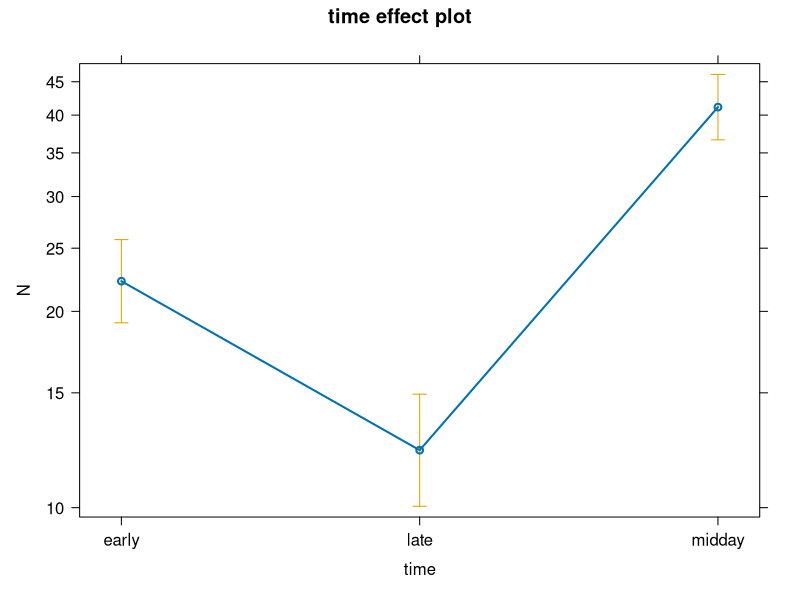
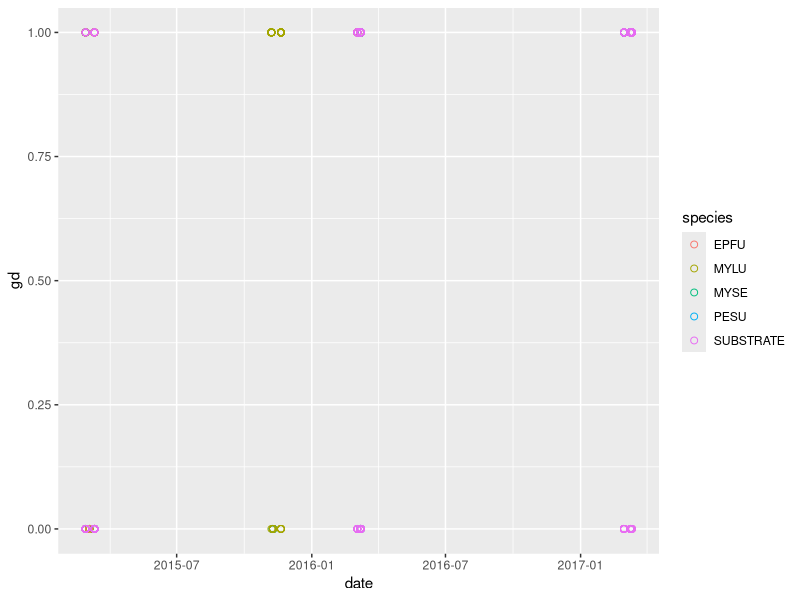
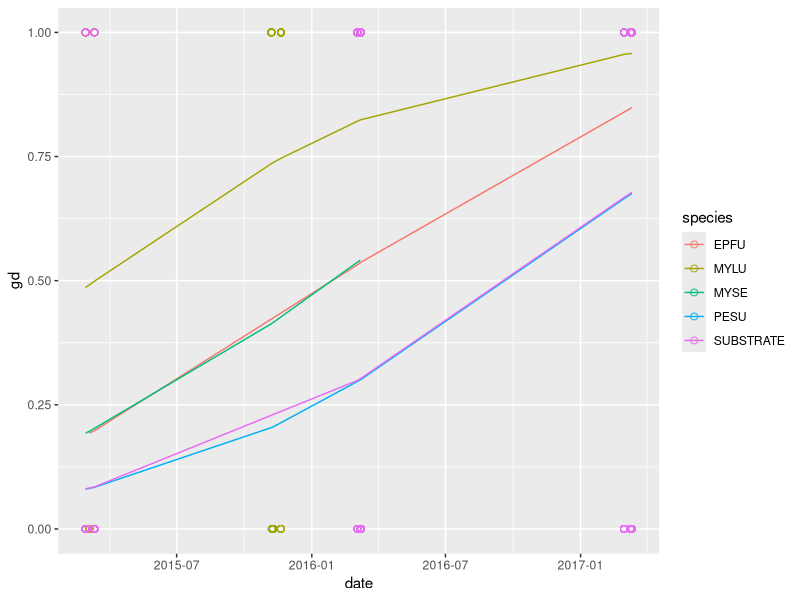
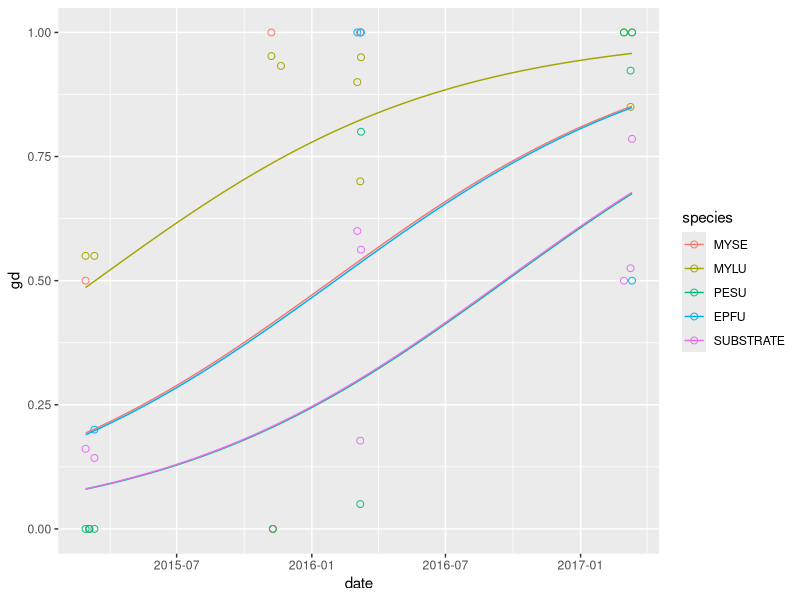
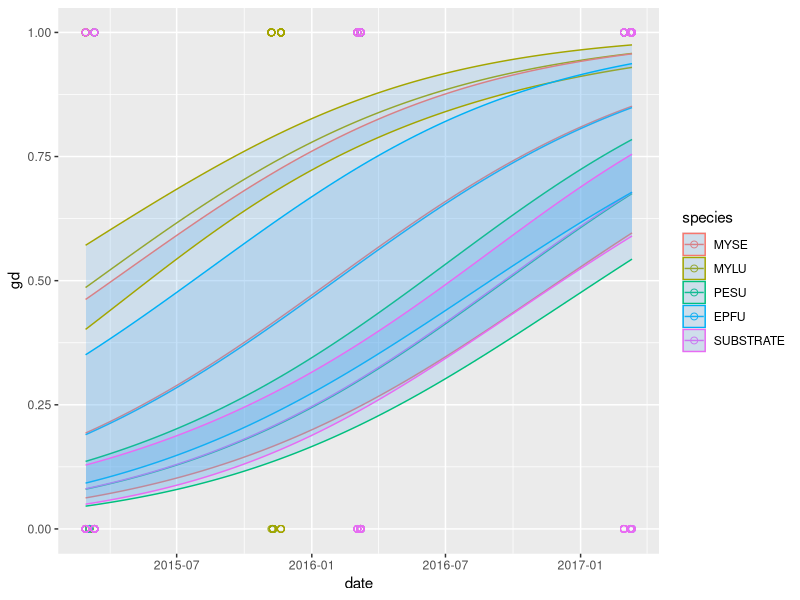

The R script that drew these images, in order:
##Week 10##

###1. GLMS###

?"glm"

liz = read.csv("lizards.csv")

g1 = glm(N~time,data=liz, family="poisson");
summary(g1)

library(effects)
plot(allEffects(g1))
library(lsmeans)
lsmeans(g1, pairwise~time)

###BINOMIAL##
bat = read.csv("bat_data.csv")
head(bat)
bat$date = as.Date(bat$date, "%m/%d/%y")
str(bat$date)
#if you have a PC, it may be this:
#bat$date = as.Date(bat$date, "%m/%d/%Y")

library(ggplot2)
plot1=ggplot(data=bat,aes(x=date,y=gd,color=species))+
  geom_point(size=2,shape =1) #this adds points to graph
plot1

#run the binomial glm
g2 = glm(gd~date+species,data=bat, family="binomial");
summary(g2)

#What does this tell us?
dat.new=expand.grid(date=seq(from = min(bat$date),to = max(bat$date),length.out = 100),species = unique(bat$species))

#weird output if we don't use "response:
predict(g2,newdata = dat.new)

#much more sensible output
dat.new$yhat  = predict(g2,type="response",newdata = dat.new)
bat$yhat2 = predict(g2,type="response")
head(dat.new)

plot1=ggplot(data=bat,aes(x=date,y=gd,color=species))+
  geom_point(size=2,shape =1) +
  #geom_line(data=dat.new, aes(x=date,y=yhat,col = species))+
  geom_line(aes(x=date,y=yhat2,col = species))
plot1

#what if we have aggregated data?
b1<-aggregate(gd~date+species,FUN=mean, data=bat)
b2<-aggregate(gd~date+species,FUN=length, data=bat)
b1$N = b2$gd
head(b1)


#run the binomial glm with sample sizes as weights
g3 = glm(gd~date+species,data=b1,weights = N, family="binomial");
summary(g3)

summary(g2);summary(g3)
#these are identical

#sometimes plotting the aggregated data looks better too
plot1=ggplot(data=b1,aes(x=date,y=gd,color=species))+
  geom_point(size=2,shape =1) +
  geom_line(data=dat.new, aes(x=date,y=yhat,col = species))
plot1

#ses and confidence intervals from binomial data

#binomial proportion confidence interval
head(b1)
b1$Nsuccess = b1$gd*b1$N
head(b1)
#load package epitools
library(epitools)
#calculate 95% confidence intervals
cis = binom.exact(b1$Nsuccess, b1$N)
#note this calculates an exact CI, and there are different methods for doing this which we won't get into here..
cis
b1$lCI = cis$lower
b1$uCI = cis$upper
head(b1)

#you can read more here:
#https://en.wikipedia.org/wiki/Binomial_proportion_confidence_interval

###getting prediction intervals##
preds  = predict(g2,type="link",newdata = dat.new, se.fit = T)
dat.new = cbind(dat.new, preds[1:2])#bind together se's and fitted points on your newdata
#get the inverse link function for your glm
ilink <- family(g2)$linkinv
#back transform the CIs (not the SEs!)
dat.new <- transform(dat.new, Fitted = ilink(fit), Upper = ilink(fit + (2 * se.fit)),
                Lower = ilink(fit - (2 * se.fit)))
#fitted should be the same as yhat
head(dat.new)
#plot the output
plot1=ggplot(data=bat,aes(x=date,y=gd,color=species))+
  geom_point(size=2,shape =1) +
  geom_line(data=dat.new, aes(x=date,y=yhat,col = species))+
  geom_ribbon(data = dat.new, aes(ymin = Lower, ymax = Upper, x = date,y=yhat),
              fill = "steelblue2", alpha = 0.2) 
plot1

###Gamma GLMs###
set.seed(101)
bat$gdL2 = rgamma(length(bat$gdL),shape=1,rate=1)
g4 = glm(gdL2~date+species,data=bat, family=Gamma(link = inverse));
summary(g4)
#this is the default

#MAYBE Better,
g5 = glm(gdL2~date+species,data=bat, family=Gamma(link = log));
summary(g5)

##Poisson GLM##
head(liz)
g6 = glm(N~time,data=liz, family=poisson);
summary(g6)


#we have count data, so it might be a good idea to check for overdisperison
#one option - calculate directly
summary(g6)
326.27 / 20

library(AER)
#performs a dispersion test
dispersiontest(g6)

#ok - we have some indication that our data our overdispersed

#lets use a negative binomial instead
library(MASS)
#run a negative binomial glm - no need to use family
g7 = glm.nb(N~time,data=liz)
summary(g7)

#quasi-poisson
#g8 = glm(N~time,data=liz, family = "quasipoisson")
#summary(g8)
